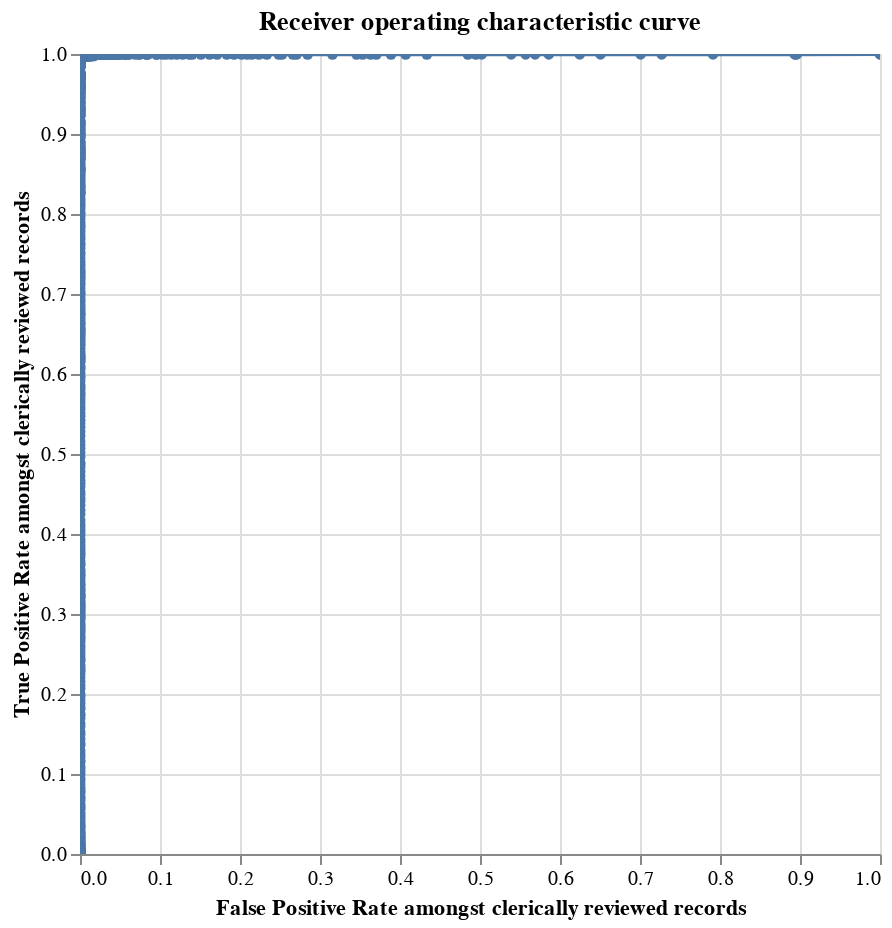

Notebook source saved alongside this figure:
### Code cell
linker.roc_chart_from_labels_column("cluster", match_weight_round_to_nearest=0.1)

### Figure 1 — Vega-Lite specification as saved in the notebook (floating-point values rounded to 4 significant figures; data arrays with more than 128 entries replaced by an {"elided": "..."} marker saying what was removed)
{"config": {"view": {"continuousWidth": 300, "continuousHeight": 300}}, "data": {"name": "data-c5fd9649f72fa6d2c1b75987c79d44e1"}, "mark": {"type": "line", "clip": true, "point": true}, "encoding": {"tooltip": [{"field": "truth_threshold", "format": ".4f", "type": "quantitative"}, {"field": "match_probability", "format": ".4%", "type": "quantitative"}, {"field": "fp_rate", "format": ".4f", "title": "FP_rate", "type": "quantitative"}, {"field": "tp_rate", "format": ".4f", "title": "TP_rate", "type": "quantitative"}, {"field": "tp", "format": ",.0f", "title": "TP", "type": "quantitative"}, {"field": "tn", "format": ",.0f", "title": "TN", "type": "quantitative"}, {"field": "fp", "format": ",.0f", "title": "FP", "type": "quantitative"}, {"field": "fn", "format": ",.0f", "title": "FN", "type": "quantitative"}, {"field": "precision", "format": ".4f", "type": "quantitative"}, {"field": "recall", "format": ".4f", "type": "quantitative"}, {"field": "f1", "format": ".4f", "title": "F1", "type": "quantitative"}], "x": {"field": "fp_rate", "sort": ["truth_threshold"], "title": "False Positive Rate amongst clerically reviewed records", "type": "quantitative"}, "y": {"field": "tp_rate", "sort": ["truth_threshold"], "title": "True Positive Rate amongst clerically reviewed records", "type": "quantitative"}}, "height": 400, "params": [{"name": "mouse_zoom", "select": {"type": "interval", "encodings": ["x"]}, "bind": "scales"}], "title": "Receiver operating characteristic curve", "width": 400, "$schema": "https://vega.github.io/schema/vega-lite/v5.9.3.json", "datasets": {"data-c5fd9649f72fa6d2c1b75987c79d44e1": {"elided": "654 records"}}}
